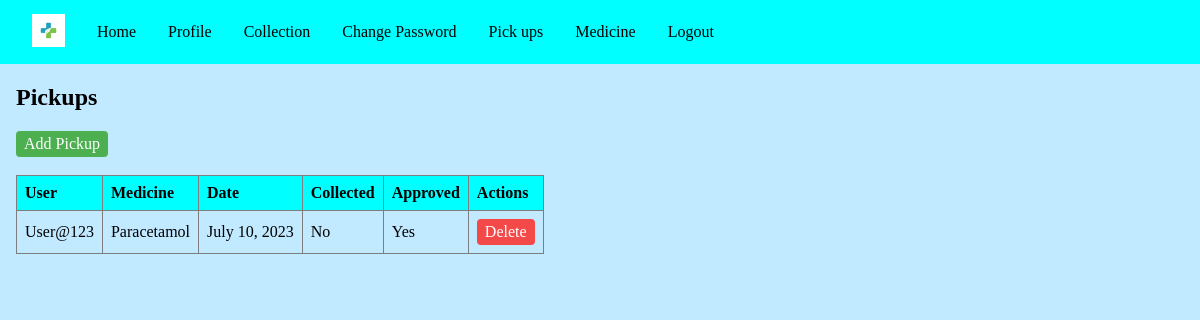
The app's page /pickups/ (signed in), older data.
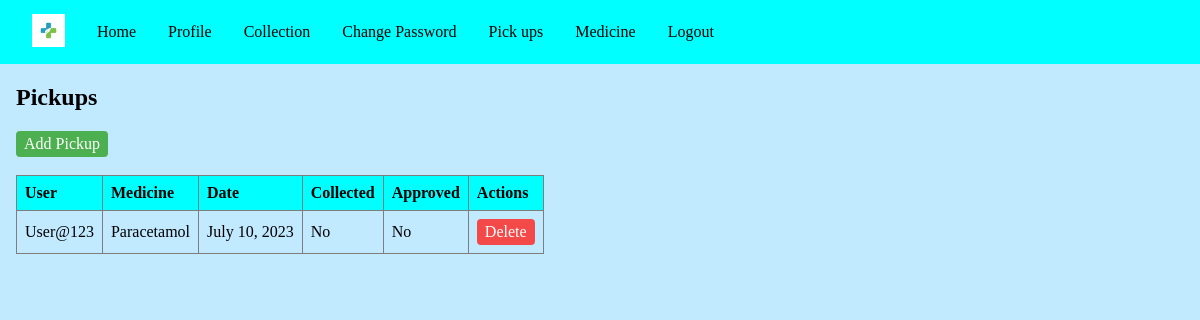
The same page, newer data.
### base/models.py (models this page shows, shortened)
class Collection(models.Model):
    medicine = models.ForeignKey(Medicine, on_delete=models.CASCADE)
    user = models.ForeignKey(User, on_delete=models.CASCADE)
    date = models.DateField(blank=False,)
    collected = models.BooleanField(default=False)
    collectedapproved = models.BooleanField(default=False)
    collectedapproved_by = models.ForeignKey(User, on_delete=models.CASCADE,
                                    related_name='collectedapproved_by', null=True, blank=True)

class Medicine(models.Model):
    name = models.CharField(max_length=30, blank=True)
    manufacturer = models.CharField(max_length=30, blank=True)
    cures = models.CharField(max_length=30, blank=True)
    side_effects = models.CharField(max_length=30, blank=True)
    def __str__(self):
        return self.name

### base/views.py (the view)
# urls.py: path('pickups/', views.pickups, name='pickups'),
@staff_member_required
def pickups(request):
    pickups = Collection.objects.all()
    return render(request, 'base/pickups.html', {'pickups': pickups})

### base/templates/base/Pickups.html (shortened to what this page needs)
{% extends 'base/base.html' %}
{% block content %}
  <h2>Pickups</h2>
  <a href="{% url 'create_pickup' %}" class="button add">Add Pickup</a>
  <br>
  <br>
  <table>
    <thead>
      <tr>
        <th>User</th>
        <th>Medicine</th>
        <th>Date</th>
        <th>Collected</th>
        <th>Approved</th>
        <th>Actions</th>
      </tr>
    </thead>
    <tbody>
      {% for pickup in pickups %}
        <tr>
          <td>{{ pickup.user }}</td>
          <td>{{ pickup.medicine }}</td>
          <td>{{ pickup.date }}</td>
          <td>{% if pickup.collected %} Yes {% else %} No {% endif %}</td>
          <td>{% if pickup.collectedapproved %} Yes {% else %} No {% endif %}</td>
          <td>
            <a href="{% url 'delete_pickup' pickup.id %}" class="button delete">Delete</a>
          </td>
        </tr>
      {% endfor %}
    </tbody>
  </table>
{% endblock content %}

Row changes from the older to the newer data that the page shows:
changed Collection "User@123": collectedapproved "Yes" → "No"
